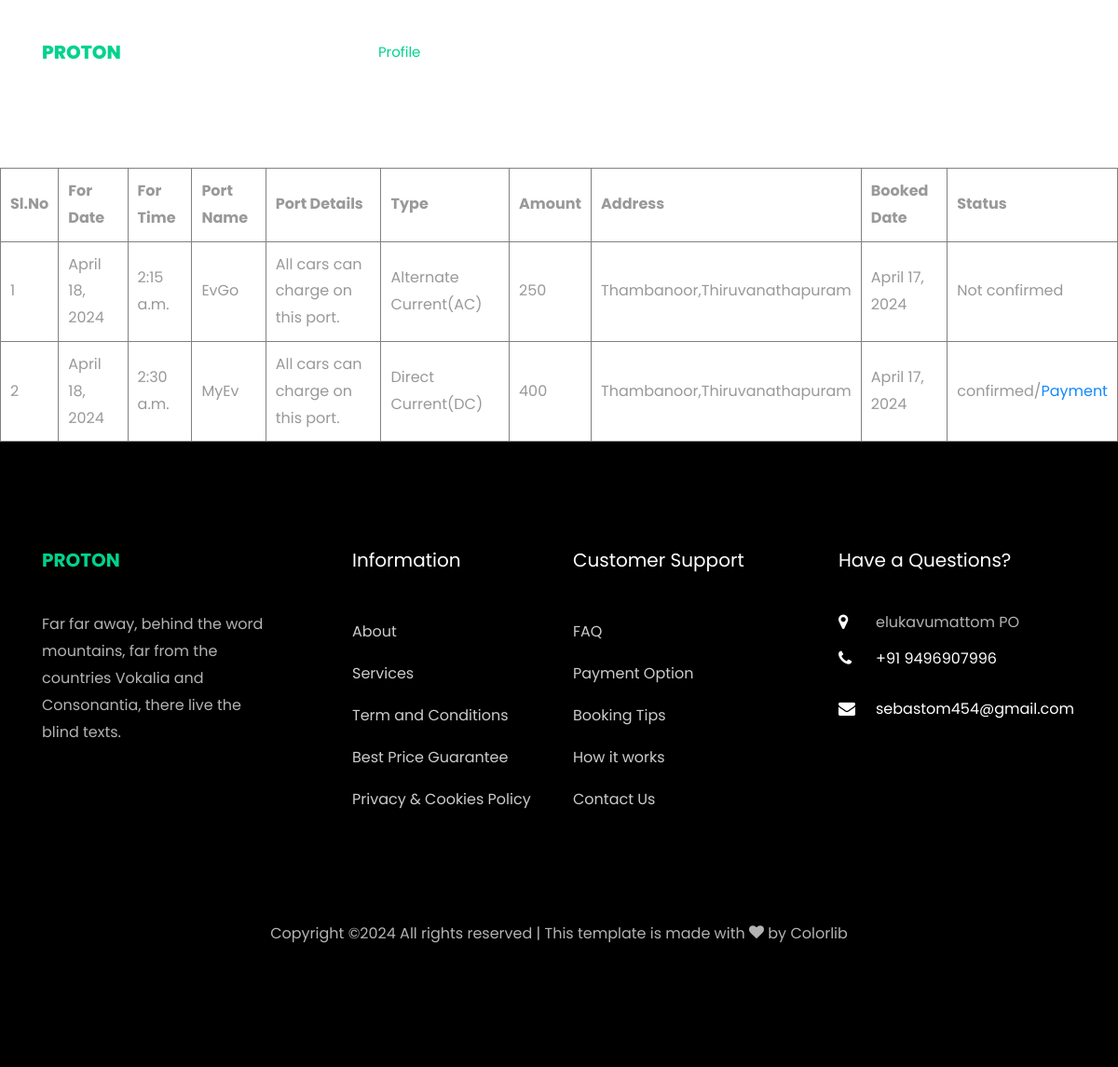
Page /User/ViewPortBooking (signed in) on the committed database.
### User/models.py (models this page shows)
class tbl_booking(models.Model):
    booking_date=models.DateField(auto_now_add=True)
    booking_fordate=models.DateField()
    booking_fortime=models.TimeField()
    port=models.ForeignKey(tbl_chargingport,on_delete=models.CASCADE)
    booking_amount=models.CharField(max_length=10)
    booking_status=models.CharField(max_length=20,default=0)
    user=models.ForeignKey(tbl_user,on_delete=models.CASCADE)

### CPO/models.py (models this page shows)
class tbl_chargingport(models.Model):
    port_name = models.CharField(max_length=100)
    port_details = models.CharField(max_length=50)
    watt = models.ForeignKey(tbl_watt, on_delete=models.CASCADE)
    port_amount = models.CharField(max_length=50)
    place = models.ForeignKey(tbl_place, on_delete=models.CASCADE)
    cpo=models.ForeignKey(tbl_cpo,on_delete=models.CASCADE)

### Admin/models.py (models this page shows)
class tbl_watt(models.Model):
    watt_data = models.CharField(max_length=50)
    type = models.ForeignKey(tbl_type, on_delete=models.CASCADE)

class tbl_type(models.Model):
    type_name = models.CharField(max_length=50)

class tbl_place(models.Model):
    place_name = models.CharField(max_length=50)
    district = models.ForeignKey(tbl_district, on_delete=models.CASCADE)

class tbl_district(models.Model):
    district_name=models.CharField(max_length=50)

### User/views.py (the view)
# urls.py: path('ViewPortBooking' ,views.ViewPortBooking,name="ViewPortBooking"),
def ViewPortBooking(request):
    user=tbl_user.objects.get(id=request.session["uid"])
    data=tbl_booking.objects.filter(user=user)
    return render(request,"User/ViewPortBooking.html",{"data":data})

### User/Templates/User/ViewPortBooking.html
{% extends 'User/Header.html' %}
{% block content %}
{% load static %}
<table border="1" align="center" cellpadding="10">
    <tr>
        <th>Sl.No</th>
        <th>For Date</th>
        <th>For Time</th>
        <th>Port Name</th>
        <th>Port Details</th>
        <th>Type</th>
        <th>Amount</th>
        <th>Address</th>
        <th>Booked Date</th>
        <th>Status</th>
    </tr>
    {% for i in data %}
    <tr>
        <td>{{ forloop.counter }}</td>
        <td>{{ i.booking_fordate }}</td>
        <td>{{ i.booking_fortime }}</td>
        <td>{{ i.port.port_name }}</td>
        <td>{{ i.port.port_details }}</td>
        <td>{{ i.port.watt.type.type_name }}</td>
        <td>{{i.booking_amount}}</td>
        <td>{{i.port.place.place_name}},{{i.port.place.district.district_name}}</td>
        <td>{{i.booking_date}}</td>
        <td>{% if i.booking_status == '0' %}
            Not confirmed
            {% elif i.booking_status == '1' %}
            confirmed/<a href="{% url 'webuser:Payment' i.id %}">Payment</a>
            {% elif i.booking_status == '3' %}
            Payment Completed
            {% else %}
            Rejected
            {% endif %}
        </td>
    {% endfor %}
</table>
{% endblock content %}

### rows in the picture
tbl_booking: booking_fordate "April 18, 2024", booking_fortime "2:15 a.m.", port.port_name "EvGo", port.port_details "All cars can charge on this port.", port.watt.type.type_name "Alternate Current(AC)", booking_amount "250", port.place.place_name "Thambanoor", port.place.district.district_name "Thiruvanathapuram", booking_date "April 17, 2024", booking_status "Not confirmed"
tbl_booking: booking_fordate "April 18, 2024", booking_fortime "2:30 a.m.", port.port_name "MyEv", port.port_details "All cars can charge on this port.", port.watt.type.type_name "Direct Current(DC)", booking_amount "400", port.place.place_name "Thambanoor", port.place.district.district_name "Thiruvanathapuram", booking_date "April 17, 2024", booking_status "confirmed/"
